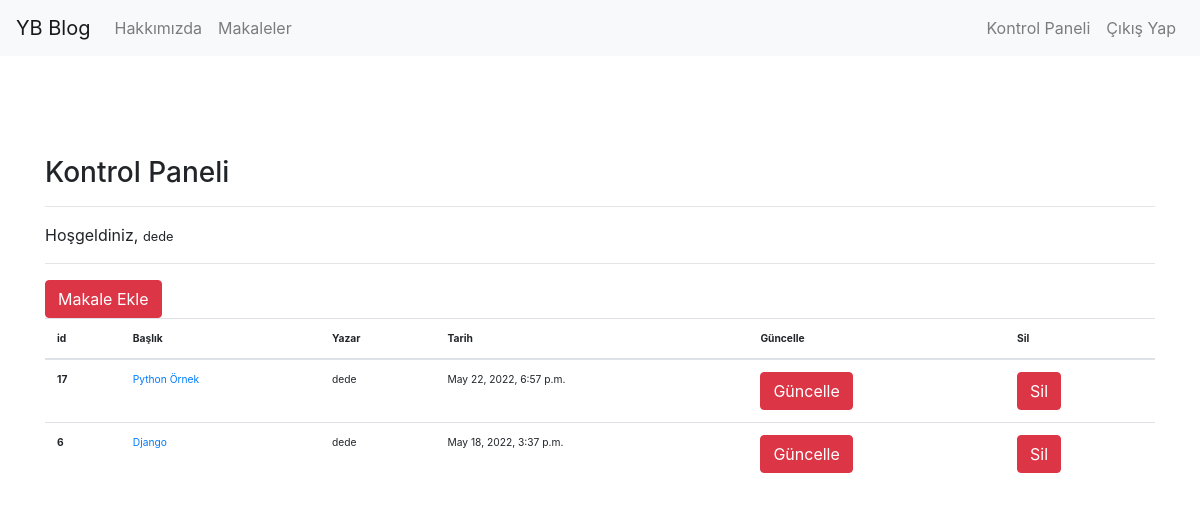
/user/dashboard/ (signed in), run on the app's committed database.
### article/models.py (models this page shows, shortened)
class Article(models.Model):
    author = models.ForeignKey("auth.User",on_delete = models.CASCADE, verbose_name="Yazar") # Diğer tablodaki usera ait yazar tablosundaki isim geliyor ve Yazar silinirse burdada silinir.
    title = models.CharField(max_length=50,verbose_name="Başlık") # Başlık kısmı
    content = RichTextField() # İçeriği yazabileceğimiz konu
    created_date = models.DateTimeField(auto_now_add=True, verbose_name="Oluşturulma Tarihi") # Otomatik olarak date tarihi oluşturdu
    article_image = models.FileField(blank= True,null = True,verbose_name = "Makaleye Fotoğraf Ekle")
    class Meta:
        ordering=['-created_date']

### user/views.py (the view)
# urls.py: path('dashboard/',views.dashboard,name="dashboard")
def dashboard(request):
    articles = Article.objects.filter(author=request.user)
    return render(request,"dashboard.html",{"articles":articles})

### templates/dashboard.html
{% extends "layout.html" %}
{% block body %}
<h3>Kontrol Paneli</h3>
<hr>
<p>
    Hoşgeldiniz, <small>{{request.user.username}}<small>
</p>
<hr>
<a class = "btn btn-danger" href = "{% url 'article:addarticle' %}">Makale Ekle</a>
{% if articles %}
<table class="table">
  <thead>
    <tr>
      <th scope="col">id</th>
      <th scope="col">Başlık</th>
      <th scope="col">Yazar</th>
      <th scope="col">Tarih</th>
      <th scope="col">Güncelle</th>
      <th scope="col">Sil</th>
    </tr>
  </thead>
  <tbody>
    {% for article in articles  %}
        <tr>
            <th scope="row">{{article.id}}</th>
            <td><a href="{% url 'article:detail' article.id %}">{{article.title}}</a></td>
            <td>{{article.author.username}}</td>
            <td>{{article.created_date}}</td>
            <td><a href="{% url 'article:update' article.id %}" class = "btn btn-danger">Güncelle</a></td>
            <td><a href="{% url 'article:delete' article.id %}" class = "btn btn-danger">Sil</a></td>
        </tr>
    {% endfor %}
  </tbody>
</table>
{% else %}
<div class = "alert alert-danger">
    Henüz bir makaleniz bulunmuyor.
</div>
{% endif %}
{% endblock body %}

### data on the page
Article: id "17", title "Python Örnek", author.username "dede", created_date "May 22, 2022, 6:57 p.m."
Article: id "6", title "Django", author.username "dede", created_date "May 18, 2022, 3:37 p.m."

### other printed values
{{ request.user.username }} "dede"
